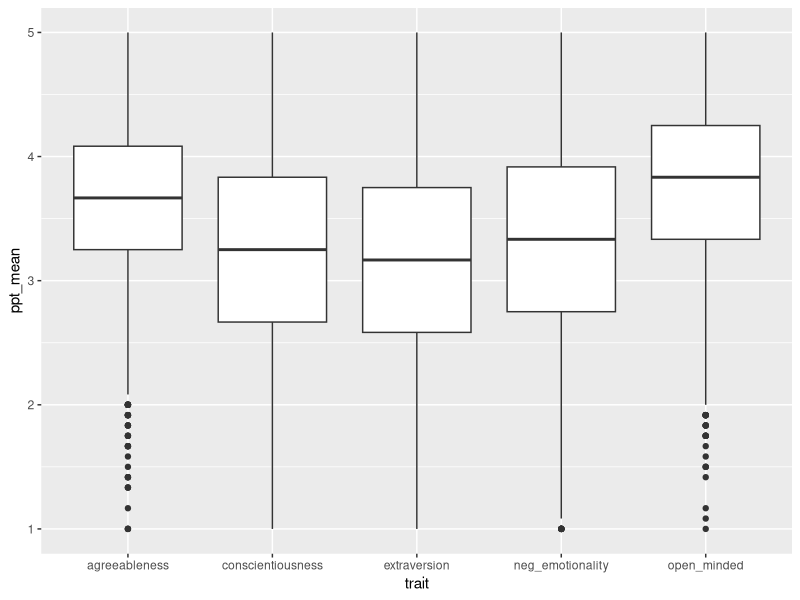
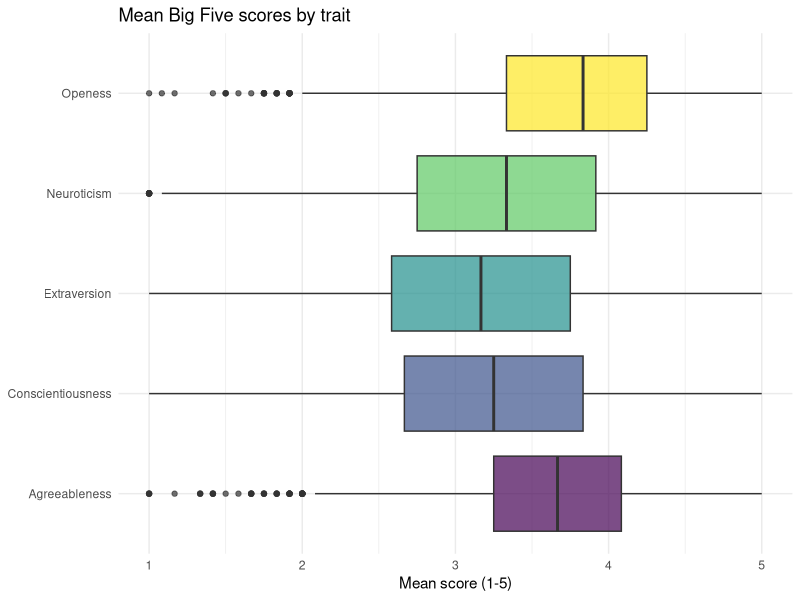
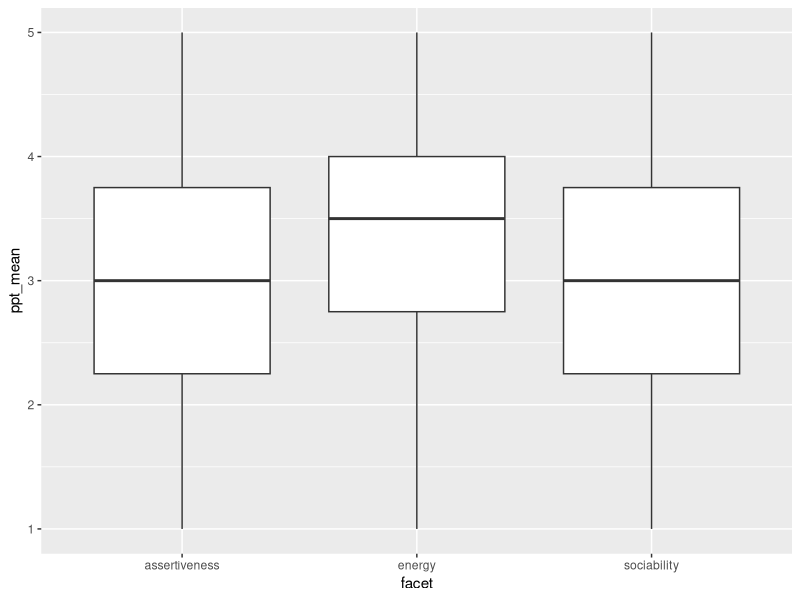

Recreate these plots in R, in order.
## ---- chunk 1
library(tidyverse)
big5 <- read_csv("data/big5/big5_data.csv")
scoring <- read_csv("data/big5/scoring.csv")
codebook <- read_csv("data/big5/code_book.csv")
## ---- chunk 2
big5 %>%
  select(1:10) %>%
  head()
## ---- chunk 3
big5_long <- big5 %>%
  pivot_longer(cols = Q4_1:Q4_60, 
               names_to = "item", 
               values_to = "response") 
## ---- chunk 4
join1 <- big5_long %>%
  inner_join(codebook, 
             by = "item")
## ---- chunk 5
join1 %>%
  head()
## ---- chunk 6
full_dat <- big5_long%>%
  inner_join(codebook, by = "item") %>%
  inner_join(scoring, by = c("response", "direction"))
## ---- chunk 7
trait_scores <- full_dat%>%
  group_by(ResponseId, trait) %>%
  summarise(ppt_mean = mean(score),
            ppt_sd = sd(score),
            n = n()) 
## ---- chunk 8
trait_scores %>%
  head()
## ---- chunk 9
ggplot(data = trait_scores, aes(x = trait, y = ppt_mean)) +
  geom_boxplot()
## ---- chunk 10
ggplot(data = trait_scores, aes(x = trait, y = ppt_mean, fill = trait)) +
  geom_boxplot(alpha = .7) +
  guides(fill = "none") +
  theme_minimal() +
  coord_flip() +
  labs(title = "Mean Big Five scores by trait",
       x = NULL,
       y = "Mean score (1-5)") +
  scale_x_discrete(labels = c("Agreeableness", 
                              "Conscientiousness",
                              "Extraversion",
                              "Neuroticism",
                              "Openess")) +
  scale_fill_viridis_d(option = "D")
## ---- chunk 11
trait_means <- trait_scores %>%
  group_by(trait) %>%
  summarise(trait_mean = mean(ppt_mean),
            trait_sd = sd(ppt_mean),
            n = n()) 
## ---- chunk 12
trait_means
## ---- chunk 13
extra_data <- full_dat %>%
  filter(trait == "extraversion")
## ---- chunk 14
facet_scores <- extra_data %>%
  group_by(ResponseId, facet)%>%
  summarise(ppt_mean = mean(score),
            ppt_sd = sd(score),
            n = n()) 
## ---- chunk 15
ggplot(facet_scores, aes(x = facet, y = ppt_mean)) +
  geom_boxplot()
## ---- chunk 16
facet_means <- facet_scores %>%
  group_by(facet) %>%
  summarise(facet_mean = mean(ppt_mean),
            facet_sd = sd(ppt_mean),
            n = n()) 
